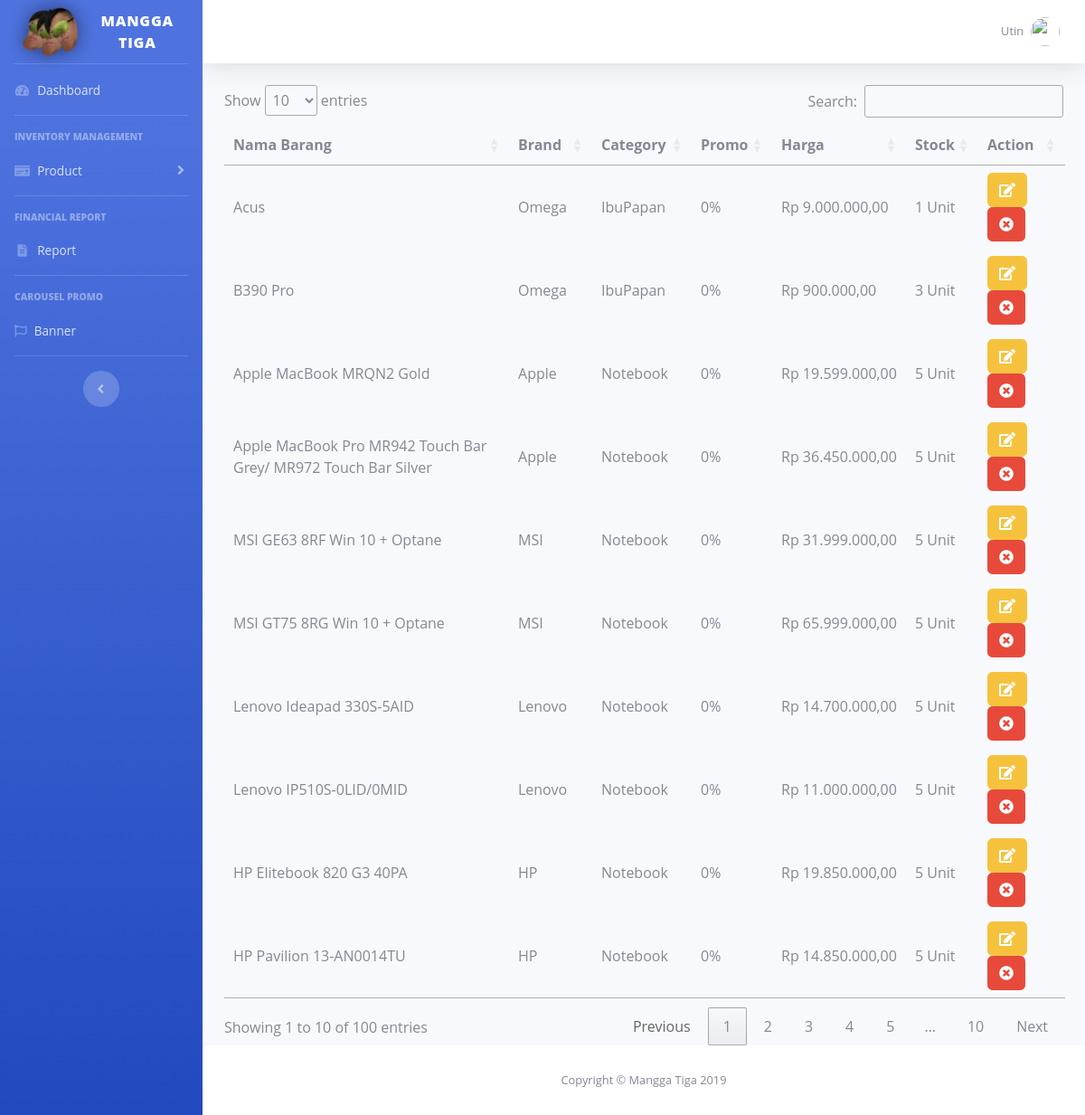
The page /index.php/cms/ListProduct on the database its author committed.
### tables this page shows
CREATE TABLE `barang` (
  `barangId` int(11) NOT NULL,
  `barangNama` varchar(200) NOT NULL,
  `details` text NOT NULL,
  `categoryId` int(11) NOT NULL,
  `brandId` int(11) NOT NULL,
  `hargaJual` int(11) NOT NULL,
  `stock` int(11) NOT NULL,
  `aksesBarang` int(11) NOT NULL,
  `promoId` int(11) NOT NULL
);

CREATE TABLE `brand` (
  `brandId` int(11) NOT NULL,
  `brandNama` varchar(30) NOT NULL
);

CREATE TABLE `category` (
  `categoryId` int(11) NOT NULL,
  `categoryNama` varchar(30) NOT NULL
);

CREATE TABLE `promo` (
  `promoId` int(11) NOT NULL,
  `persen` int(11) NOT NULL
);

### application/controllers/Cms.php (called while the page is built, shortened)
<?php
class Cms extends CI_Controller{
    public function __construct(){
        $this->data['js'] = $this->load->view('include/javascript.php', NULL, TRUE);
        $this->data['chart'] = $this->load->view('include/chart.php', NULL, TRUE);
        $this->data['css'] = $this->load->view('include/css.php', NULL, TRUE);
        $this->data['sidenavbar'] = $this->load->view('include/sidenavbar.php', NULL, TRUE);
        $this->data['topnavbar'] = $this->load->view('include/topnavbar.php', NULL, TRUE);
        $this->load->model('Carousel_model');
        $this->load->model('Product_model');
        $this->load->model('Transaction_model');
    }
    public function ListProduct(){
        $this->data['product'] = $this->Product_model->getProducts();
        $this->load->view('pages/listproduct.php', $this->data);
    }
}
?>

### index.php (called while the page is built, shortened)
<?php
require_once BASEPATH.'core/CodeIgniter.php';

### application/models/Product_model.php (called while the page is built, shortened)
<?php
class Product_model extends CI_Model{
    public function getProducts(){
        $this->db->select(array('barang.barangNama', 'brand.brandNama', 'category.categoryNama', 'promo.persen', 'barang.hargaJual', 'barang.stock', 'barang.barangId'));
        $this->db->from('barang');
        $this->db->join('brand', 'brand.brandId = barang.brandId');
        $this->db->join('category', 'category.categoryId = barang.categoryId');
        $this->db->join('promo', 'promo.promoId = barang.promoId');
        $query = $this->db->get();
        return $query->result();
    }
}
?>

### application/views/pages/listproduct.php (the view, shortened to what this page needs)
<!DOCTYPE html>
<html lang="en">
<head>
  <?php echo $css ?>
</head>
<body id="page-top">
  <div id="wrapper">
    <?php echo $sidenavbar ?>
    <div id="content-wrapper" class="d-flex flex-column">
      <div id="content">
        <?php echo $topnavbar ?>
        <div class="container-fluid">
          <table id="tableBarang">
            <thead>
              <tr>
                <th>Nama Barang</th>
                <th>Brand</th>
                <th>Category</th>
                <th>Promo</th>
                <th>Harga</th>
                <th>Stock</th>
                <th>Action</th>
              </tr>
            </thead>
            <tbody>
              <?php
                $a = new \NumberFormatter("id-ID", \NumberFormatter::CURRENCY);
                if($product){
                  foreach ($product as $row){
                    echo "<tr>";
                    echo "<td>".$row->barangNama."</td>";
                    echo "<td>".$row->brandNama."</td>";
                    echo "<td>".$row->categoryNama."</td>";
                    echo "<td>".$row->persen."%</td>";
                    echo "<td>".$a->format($row->hargaJual)."</td>";
                    echo "<td>".$row->stock." Unit</td>";
                    echo "<td> <button class='btn btn-warning text-white eb'><i class='fas fa-edit'></i></button><button class='btn btn-danger db'><i class='fas fa-times-circle'></i></button> </td>";
                    echo "</tr>";
                  }
                }
              ?>
            </tbody>
          </table>
        </div>
      </div>
      <footer class="sticky-footer bg-white">
        <div class="container my-auto">
          <div class="copyright text-center my-auto">
            <span>Copyright &copy; Mangga Tiga 2019</span>
          </div>
        </div>
      </footer>
    </div>
  </div>
</body>
</html>

### application/views/include/css.php (shortened to what this page needs)
<link rel="stylesheet" href="https://use.fontawesome.com/releases/v5.8.1/css/all.css">
<link rel="stylesheet" type="text/css" href="<?php echo "https://maxcdn.bootstrapcdn.com/bootstrap/4.0.0/css/bootstrap.min.css";?>">
<link rel="stylesheet" type="text/css" href="<?php echo "https://stackpath.bootstrapcdn.com/bootstrap/4.3.1/css/bootstrap.min.css";?>">
<link rel="stylesheet" type="text/css" href="<?php echo base_url("assets/css/all.min.css");?>">
<link rel="stylesheet" type="text/css" href="<?php echo base_url("assets/css/dataTables.bootstrap4.min.css");?>">
<link rel="stylesheet" type="text/css" href="<?php echo base_url("assets/css/sb-admin-2.min.css");?>">
<link rel="stylesheet"  href="https://cdn.datatables.net/1.10.19/css/jquery.dataTables.min.css">
<link rel="stylesheet" type="text/css" href="<?php echo base_url("assets/css/custom.css");?>">
<link rel="stylesheet" type="text/css" href="<?php echo base_url("assets/css/fontControl.css");?>">
<link rel="stylesheet" type="text/css" href="<?php echo base_url("assets/css/asd.css");?>">

### application/views/include/sidenavbar.php (shortened to what this page needs)
<ul class="navbar-nav bg-gradient-primary sidebar sidebar-dark accordion" id="accordionSidebar">
<a class="sidebar-brand d-flex align-items-center justify-content-center" href="<?php echo base_url("cms/Admin"); ?>">
  <div class="sidebar-brand-icon rotate-n-15">
    <img style="filter: drop-shadow(0px 0px 10px rgba(0,0,0,.5))" src="<?php echo base_url('assets/logo/Ourlogo.png') ?>">
  </div>
  <div class="sidebar-brand-text mx-3">Mangga Tiga</div>
</a>
<hr class="sidebar-divider my-0">
<li class="nav-item">
  <a class="nav-link" href="<?php echo base_url("cms/Admin/"); ?>">
    <i class="fas fa-fw fa-tachometer-alt"></i>
    <span>Dashboard</span></a>
</li>
<hr class="sidebar-divider">
<div class="sidebar-heading">
  Inventory Management
</div>
<li class="nav-item">
  <a class="nav-link collapsed" href="#" data-toggle="collapse" data-target="#collapsePages" aria-expanded="true" aria-controls="collapsePages">
    <i class="fas fa-fw fa-money-check"></i>
    <span>Product</span>
  </a>
</li>
<hr class="sidebar-divider">
<div class="sidebar-heading">
  Financial Report
</div>
<li class="nav-item">
  <a class="nav-link" href="<?php echo base_url('cms/Admin/listTransaction') ?>">
    <i class="fas fa-fw fa-file-alt"></i>
    <span>Report</span></a>
</li>
<hr class="sidebar-divider d-none d-md-block">
<div class="sidebar-heading">
  Carousel Promo
</div>
  <li class="nav-item">
      <a class="nav-link" href="<?php echo base_url('cms/Admin/banner');?>">
          <i class="far fa-flag"></i>
          <span>Banner</span></a>
  </li>
  <hr class="sidebar-divider d-none d-md-block">
<div class="text-center d-none d-md-inline">
  <button class="rounded-circle border-0" id="sidebarToggle"></button>
</div>
</ul>

### application/views/include/topnavbar.php (shortened to what this page needs)
<nav class="navbar navbar-expand navbar-light bg-white topbar mb-4 static-top shadow">
<ul class="navbar-nav ml-auto">
  <li class="nav-item dropdown no-arrow">
    <a class="nav-link dropdown-toggle" href="#" id="userDropdown" role="button" data-toggle="dropdown" aria-haspopup="true" aria-expanded="false">
      <span class="mr-2 d-none d-lg-inline text-gray-600 small">Utin</span>
      <img class="img-profile rounded-circle" src="https://source.unsplash.com/QAB-WJcbgJk/60x60">
    </a>
  </li>
</ul>
</nav>

### assets/css/asd.css (style rules this page uses)
body { font-family: 'open sans'; overflow-x: hidden; }
img { max-width: 100%; }

### rows shown on the page
barang: barangNama "Acus", brandId.brandNama "Omega", categoryId.categoryNama "IbuPapan", promoId.persen "0", hargaJual "Rp 9.000.000,00", stock "1"
barang: barangNama "B390 Pro", brandId.brandNama "Omega", categoryId.categoryNama "IbuPapan", promoId.persen "0", hargaJual "Rp 900.000,00", stock "3"
barang: barangNama "Apple MacBook MRQN2 Gold", brandId.brandNama "Apple", categoryId.categoryNama "Notebook", promoId.persen "0", hargaJual "Rp 19.599.000,00", stock "5"
barang: barangNama "Apple MacBook Pro MR942 Touch Bar Grey/ MR972 Touch Bar Silver", brandId.brandNama "Apple", categoryId.categoryNama "Notebook", promoId.persen "0", hargaJual "Rp 36.450.000,00", stock "5"
barang: barangNama "MSI GE63 8RF Win 10 + Optane", brandId.brandNama "MSI", categoryId.categoryNama "Notebook", promoId.persen "0", hargaJual "Rp 31.999.000,00", stock "5"
barang: barangNama "MSI GT75 8RG Win 10 + Optane", brandId.brandNama "MSI", categoryId.categoryNama "Notebook", promoId.persen "0", hargaJual "Rp 65.999.000,00", stock "5"
barang: barangNama "Lenovo Ideapad 330S-5AID", brandId.brandNama "Lenovo", categoryId.categoryNama "Notebook", promoId.persen "0", hargaJual "Rp 14.700.000,00", stock "5"
barang: barangNama "Lenovo IP510S-0LID/0MID", brandId.brandNama "Lenovo", categoryId.categoryNama "Notebook", promoId.persen "0", hargaJual "Rp 11.000.000,00", stock "5"
barang: barangNama "HP Elitebook 820 G3 40PA", brandId.brandNama "HP", categoryId.categoryNama "Notebook", promoId.persen "0", hargaJual "Rp 19.850.000,00", stock "5"
barang: barangNama "HP Pavilion 13-AN0014TU", brandId.brandNama "HP", categoryId.categoryNama "Notebook", promoId.persen "0", hargaJual "Rp 14.850.000,00", stock "5"
